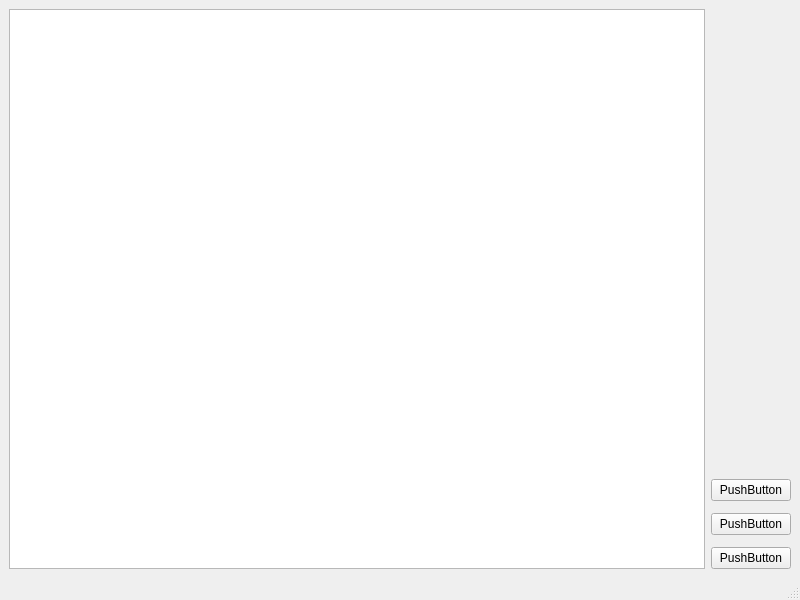
<?xml version="1.0" encoding="UTF-8"?>
<ui version="4.0">
 <class>MainWindow</class>
 <widget class="QMainWindow" name="MainWindow">
  <property name="geometry">
   <rect>
    <x>0</x>
    <y>0</y>
    <width>800</width>
    <height>600</height>
   </rect>
  </property>
  <property name="windowTitle">
   <string>MainWindow</string>
  </property>
  <widget class="QWidget" name="centralwidget">
   <layout class="QHBoxLayout" name="horizontalLayout">
    <item>
     <widget class="QTableWidget" name="tableWidget"/>
    </item>
    <item>
     <layout class="QVBoxLayout" name="verticalLayout">
      <property name="spacing">
       <number>12</number>
      </property>
      <property name="rightMargin">
       <number>0</number>
      </property>
      <item>
       <spacer name="verticalSpacer">
        <property name="orientation">
         <enum>Qt::Vertical</enum>
        </property>
        <property name="sizeHint" stdset="0">
         <size>
          <width>20</width>
          <height>40</height>
         </size>
        </property>
       </spacer>
      </item>
      <item>
       <widget class="QPushButton" name="pushButton_3">
        <property name="text">
         <string>PushButton</string>
        </property>
       </widget>
      </item>
      <item>
       <widget class="QPushButton" name="pushButton_2">
        <property name="text">
         <string>PushButton</string>
        </property>
       </widget>
      </item>
      <item>
       <widget class="QPushButton" name="pushButton">
        <property name="text">
         <string>PushButton</string>
        </property>
       </widget>
      </item>
     </layout>
    </item>
   </layout>
  </widget>
  <widget class="QMenuBar" name="menubar">
   <property name="geometry">
    <rect>
     <x>0</x>
     <y>0</y>
     <width>800</width>
     <height>20</height>
    </rect>
   </property>
  </widget>
  <widget class="QStatusBar" name="statusbar"/>
 </widget>
 <resources/>
 <connections/>
</ui>
